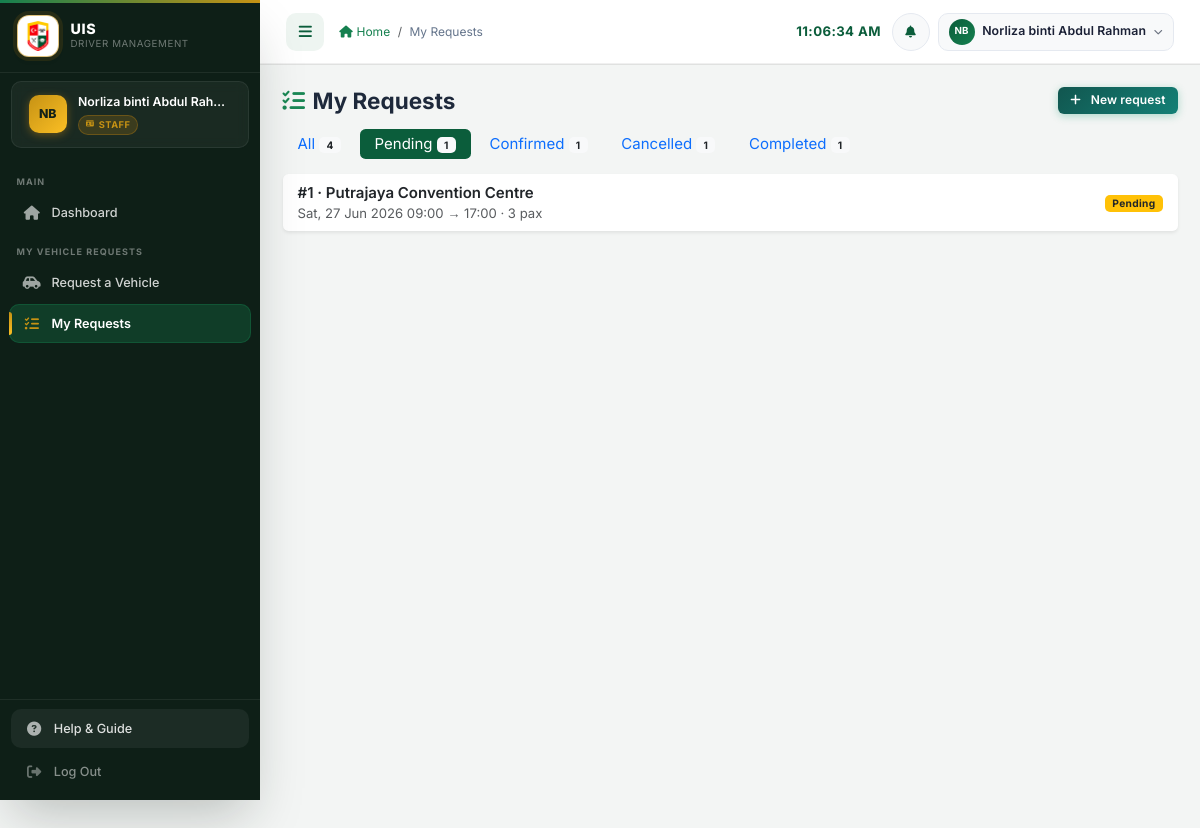
Page /staff/my_requests.php?status=pending (signed in) on the committed database.
### tables this page shows
CREATE TABLE `vehicle_requests` (
  `request_id` int(11) NOT NULL AUTO_INCREMENT,
  `staff_id` int(11) NOT NULL,
  `vehicle_id` int(11) DEFAULT NULL,
  `trip_date` date NOT NULL,
  `start_time` time NOT NULL,
  `end_time` time NOT NULL,
  `destination` varchar(255) NOT NULL,
  `purpose` text NOT NULL,
  `passenger_count` int(11) NOT NULL DEFAULT 1,
  `officer_name` varchar(255) DEFAULT NULL,
  `officer_phone` varchar(50) DEFAULT NULL,
  `waiting_place` varchar(150) DEFAULT NULL,
  `status` enum('pending','approved','assigned','rejected','processed','cancelled','lapsed','completed') NOT NULL DEFAULT 'pending',
  `supervisor_id` int(11) DEFAULT NULL,
  `supervisor_notes` text DEFAULT NULL,
  `reviewed_at` timestamp NULL DEFAULT NULL,
  `cancelled_at` timestamp NULL DEFAULT NULL,
  `schedule_id` int(11) DEFAULT NULL,
  `created_at` timestamp NOT NULL DEFAULT current_timestamp(),
  `updated_at` timestamp NOT NULL DEFAULT current_timestamp() ON UPDATE current_timestamp(),
  `status_reason` varchar(500) DEFAULT NULL,
  `cancelled_by` int(11) DEFAULT NULL,
  `cancelled_by_role` varchar(20) DEFAULT NULL,
  `return_date` date NOT NULL,
  `destination_address` varchar(500) DEFAULT NULL,
  `passenger_names` text DEFAULT NULL,
  `waiting_address` varchar(255) DEFAULT NULL,
  `depart_at` datetime GENERATED ALWAYS AS (timestamp(`trip_date`,`start_time`)) STORED,
  `return_at` datetime GENERATED ALWAYS AS (timestamp(`return_date`,`end_time`)) STORED,
  `lapsed_notified` tinyint(1) NOT NULL DEFAULT 0,
  PRIMARY KEY (`request_id`),
  KEY `fk_vr_staff` (`staff_id`),
  KEY `fk_vr_vehicle` (`vehicle_id`),
  KEY `fk_vr_supervisor` (`supervisor_id`),
  KEY `fk_vr_schedule` (`schedule_id`),
  KEY `idx_vr_period` (`depart_at`,`return_at`),
  KEY `idx_vr_status` (`status`,`created_at`),
  CONSTRAINT `fk_vr_schedule` FOREIGN KEY (`schedule_id`) REFERENCES `schedules` (`schedule_id`) ON DELETE SET NULL,
  CONSTRAINT `fk_vr_staff` FOREIGN KEY (`staff_id`) REFERENCES `users` (`user_id`) ON DELETE CASCADE,
  CONSTRAINT `fk_vr_supervisor` FOREIGN KEY (`supervisor_id`) REFERENCES `users` (`user_id`) ON DELETE SET NULL,
  CONSTRAINT `fk_vr_vehicle` FOREIGN KEY (`vehicle_id`) REFERENCES `vehicles` (`vehicle_id`) ON DELETE SET NULL
);

### config/database.php (called while the page is built, shortened)
<?php
require_once __DIR__ . '/../includes/workflow.php';
require_once __DIR__ . '/../includes/request_view.php';
function requestStatusBadgeClass(string $status): string
{
    return match ($status) {
        'pending'   => 'bg-warning text-dark',
        'approved'  => 'bg-success',
        'rejected'  => 'bg-danger',
        'assigned'  => 'bg-info text-dark',
        'processed' => 'bg-primary',
        'cancelled' => 'bg-secondary',
        'lapsed'    => 'bg-secondary',
        'completed' => 'bg-dark',
        default     => 'bg-secondary',
    };
}
function requestStatusLabel(string $status): string
{
    return match ($status) {
        'pending' => 'Pending', 'approved' => 'Approved', 'assigned' => 'Driver Assigned',
        'processed' => 'Confirmed', 'rejected' => 'Rejected', 'cancelled' => 'Cancelled',
        'lapsed' => 'Lapsed', 'completed' => 'Completed', default => ucfirst($status),
    };
}

### includes/workflow.php (called while the page is built, shortened)
<?php
function timeWithSeconds(string $t): string
{
    return strlen($t) === 5 ? $t . ':00' : $t;
}
function requestDepartDT(array $req): string { return $req['trip_date'] . ' ' . timeWithSeconds(substr($req['start_time'], 0, 8)); }
function requestReturnDT(array $req): string { return ($req['return_date'] ?? $req['trip_date']) . ' ' . timeWithSeconds(substr($req['end_time'], 0, 8)); }

### staff/my_requests.php (the view, shortened to what this page needs)
<?php
require_once '../config/database.php';
require_once '../includes/admin_page.php';
$uid = (int)$_SESSION['user_id'];
$filter = (string)($_GET['status'] ?? 'all');
$sql = requestSelectSql() . ' WHERE vr.staff_id = ?';
if ($filter !== 'all') { $sql .= ' AND vr.status = ?'; }
$sql .= ' ORDER BY vr.created_at DESC, vr.request_id DESC';
$stmt = $conn->prepare($sql);
if ($filter !== 'all') { $stmt->bind_param('is', $uid, $filter); } else { $stmt->bind_param('i', $uid); }
$stmt->execute();
$requests = $stmt->get_result()->fetch_all(MYSQLI_ASSOC);
$counts = [];
$cs = $conn->prepare('SELECT status, COUNT(*) AS n FROM vehicle_requests WHERE staff_id = ? GROUP BY status');
$cs->bind_param('i', $uid);
$cs->execute();
foreach ($cs->get_result()->fetch_all(MYSQLI_ASSOC) as $r) { $counts[$r['status']] = (int)$r['n']; }
$open = (int)($_GET['open'] ?? 0);
?>
    <div class="d-flex flex-wrap justify-content-between align-items-center gap-2 mb-3">
        <h4 class="fw-bold mb-0"><i class="fas fa-list-check text-success me-2"></i>My Requests</h4>
        <a class="btn btn-success btn-sm" href="request_vehicle.php"><i class="fas fa-plus me-1"></i>New request</a>
    </div>
    <ul class="nav nav-pills mb-3 flex-wrap gap-1">
        <li class="nav-item"><a class="nav-link py-1 <?= $filter === 'all' ? 'active' : '' ?>" href="?status=all">All <span class="badge bg-light text-dark"><?= array_sum($counts) ?></span></a></li>
        <?php foreach (['pending', 'approved', 'assigned', 'processed', 'rejected', 'cancelled', 'lapsed', 'completed'] as $st): if (empty($counts[$st])) { continue; } ?>
            <li class="nav-item"><a class="nav-link py-1 <?= $filter === $st ? 'active' : '' ?>" href="?status=<?= $st ?>"><?= htmlspecialchars(requestStatusLabel($st)) ?> <span class="badge bg-light text-dark"><?= $counts[$st] ?></span></a></li>
        <?php endforeach; ?>
    </ul>
    <?php foreach ($requests as $r): $rules = cancelRulesFor($r); ?>
    <details class="card border-0 shadow-sm mb-2" <?= (int)$r['request_id'] === $open ? 'open' : '' ?>>
        <summary class="card-body py-2" style="cursor:pointer;list-style:none;">
            <div class="d-flex flex-wrap justify-content-between align-items-center gap-2">
                <div>
                    <span class="fw-semibold">#<?= (int)$r['request_id'] ?> &middot; <?= htmlspecialchars($r['destination']) ?></span>
                    <div class="small text-muted"><?= requestPeriodText($r) ?> &middot; <?= (int)$r['passenger_count'] ?> pax</div>
                </div>
                <div><?= requestStatusBadge($r['status']) ?></div>
            </div>
        </summary>
    </details>
    <?php endforeach; ?>

### includes/request_view.php (shortened to what this page needs)
<?php
function requestSelectSql(): string
{
    return "SELECT vr.*, u.full_name AS staff_name, u.department AS staff_department, u.role AS staff_role, u.phone AS staff_phone,
                   hod.full_name AS hod_name, v.plate_number, v.model AS vehicle_model, v.vehicle_type, v.capacity
              FROM vehicle_requests vr
              JOIN users u ON u.user_id = vr.staff_id
              LEFT JOIN users hod ON hod.user_id = vr.supervisor_id
              LEFT JOIN vehicles v ON v.vehicle_id = vr.vehicle_id";
}
function requestStatusBadge(string $status): string
{
    return '<span class="badge ' . requestStatusBadgeClass($status) . '">' . htmlspecialchars(requestStatusLabel($status)) . '</span>';
}
function requestPeriodText(array $req): string
{
    $d = strtotime(requestDepartDT($req));
    $r = strtotime(requestReturnDT($req));
    return date('D, d M Y H:i', $d) . ' &rarr; ' . (date('Y-m-d', $d) === date('Y-m-d', $r) ? date('H:i', $r) : date('D, d M Y H:i', $r));
}
    ?>

### assets/css/style.css (style rules this page uses)
:root { --uis-primary: #0b5d3b; --uis-secondary: #15804f; --uis-accent: #c69214; --uis-light: #eef5f1; --uis-dark: #122018; --uis-success: #15803d; --uis-danger: #b91c1c; --uis-warning: #b45309; --uis-info: #0e7490; --grad-blue: linear-gradient(135deg, #0a4d31 0%, #0e6b45 100%); --grad-green: linear-gradient(135deg, #11564f 0%, #148076 100%); --grad-amber: linear-gradient(135deg, #8a6410 0%, #b58a1a 100%); --grad-red: linear-gradient(135deg, #7f1d1d 0%, #a82727 100%); --grad-purple: linear-gradient(135deg, #334155 0%, #475569 100%); --grad-teal: linear-gradient(135deg, #134e4a 0%, #0f766e 100%); --grad-sky: linear-gradient(135deg, #27556d 0%, #35708f 100%); --sidebar-width: 260px; --sidebar-bg: #0e1f17; --sidebar-text: rgba(255,255,255,.80); --sidebar-muted: rgba(255,255,255,.40); --sidebar-active-bg: rgba(21,128,79,.30); --sidebar-hover-bg: rgba(255,255,255,.06); --sidebar-border: rgba(255,255,255,.07); --header-height: 64px; --shadow-xs: 0 1px 3px rgba(18,32,24,.06), 0 1px 2px rgba(18,32,24,.04); --shadow-sm: 0 4px 6px -1px rgba(18,32,24,.08), 0 2px 4px -1px rgba(18,32,24,.05); --shadow-md: 0 10px 15px -3px rgba(18,32,24,.10), 0 4px 6px -2px rgba(18,32,24,.06); --shadow-lg: 0 20px 25px -5px rgba(18,32,24,.12), 0 10px 10px -5px rgba(18,32,24,.05); --shadow-xl: 0 25px 50px -12px rgba(18,32,24,.25); --shadow-glow-blue: var(--shadow-sm); --shadow-glow-green: var(--shadow-sm); --shadow-glow-amber: var(--shadow-sm); --shadow-glow-red: var(--shadow-sm); --radius-sm: 6px; --radius-md: 10px; --radius-lg: 14px; --radius-xl: 20px; --transition: all .25s cubic-bezier(.4,0,.2,1); --font-base: 'Inter', 'Segoe UI', system-ui, sans-serif; }
*,*::before,*::after { box-sizing: border-box; margin: 0; padding: 0; }
html { scroll-behavior: smooth; font-size: 15px; }
body { font-family: var(--font-base); background: #f3f5f4; color: #1e293b; min-height: 100vh; overflow-x: hidden; }
@media (min-width: 992px) { body { padding-left: var(--sidebar-width); padding-top: var(--header-height); transition: padding-left .3s ease; } }
a { color: var(--uis-secondary); text-decoration: none; transition: var(--transition); }
.btn { border-radius: var(--radius-sm); font-size: .875rem; font-weight: 600; padding: .5rem 1.1rem; transition: var(--transition); display: inline-flex; align-items: center; gap: .4rem; cursor: pointer; text-decoration: none; line-height: 1.5; letter-spacing: .01em; }
.btn-success { background: var(--grad-green); border: none; color: #fff; box-shadow: 0 2px 8px rgba(5,150,105,.30); }
.btn-sm { padding: .32rem .8rem; font-size: .80rem; }
.badge { font-size: .68rem; font-weight: 700; padding: .32em .70em; border-radius: 5px; letter-spacing: .03em; }
.nav-pills .nav-link.active { background-color: var(--uis-primary); }

### rows in the picture
vehicle_requests: request_id "1", destination "Putrajaya Convention Centre", requestPeriodText($r) "Sat, 27 Jun 2026 09:00 → 17:00", passenger_count "3", status "Pending"

### other values in the picture
$initials "NB"
$full_name "Norliza binti Abdul Rah…"
$role_label "STAFF"
$_section "MAIN"
$_label "Dashboard"
$_section "MY VEHICLE REQUESTS"
$_label "Request a Vehicle"
$_label "My Requests"
$page_title "My Requests"
$full_name "Norliza binti Abdul Rahman"
array_sum($counts) "4"
requestStatusLabel($st) "Pending"
$counts[$st] "1"
requestStatusLabel($st) "Confirmed"
requestStatusLabel($st) "Cancelled"
